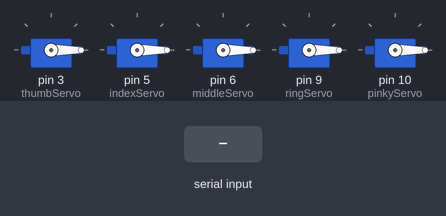
A sketch run on a simulated Arduino Uno, built with avr-gcc and run on an emulated ATmega328P. Shown: 5 × servo. Inputs (shaded band) come from the test bench.

Above: at 1.2 s.
1.3 s: "90,45\n" received over Serial
At 2.5 s:
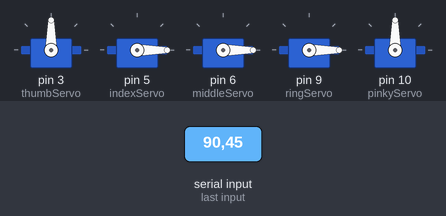
2.8 s: "5\n" received over Serial
At 3.7 s:
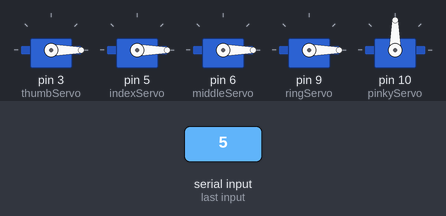
4.3 s: "30,150\n" received over Serial
At 5.0 s:
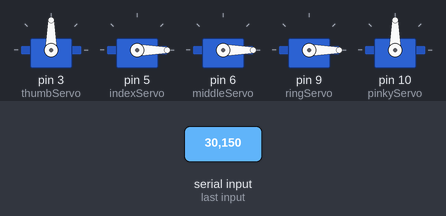
5.8 s: "90\n" received over Serial
At 7.2 s:
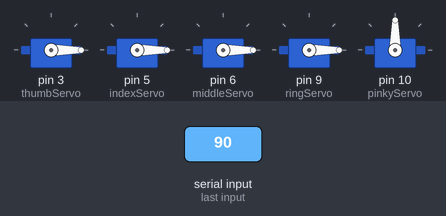
Timing chart, 0 to 8.3 s (numbered marks = the images above; inputs shaded):
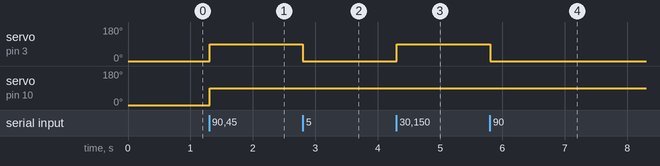

The sketch:

IDE_servo_final.ino
```cpp
#include <Servo.h>

Servo thumbServo;
Servo indexServo;
Servo middleServo;
Servo ringServo;
Servo pinkyServo;

void setup() {
  Serial.begin(9600);
  thumbServo.attach(3);
  indexServo.attach(5);
  middleServo.attach(6);
  ringServo.attach(9);
  pinkyServo.attach(10);
  thumbServo.write(0);
  indexServo.write(0);
  middleServo.write(0);
  ringServo.write(0);
  pinkyServo.write(0);
}
void loop() {
  if (Serial.available()) {
    String data = Serial.readStringUntil('\n');
    int vals[5];
    int start = 0;
    for(int i=0; i<5; i++){
      int commaIndex = data.indexOf(',', start);
      if(commaIndex == -1 && i < 4){
        vals[i] = 0;
      } else {
        vals[i] = data.substring(start, commaIndex).toInt();
        start = commaIndex + 1;
      }
    }
    thumbServo.write(vals[0] ? 90 : 0);
    indexServo.write(vals[1] ? 90 : 0);
    middleServo.write(vals[2] ? 90 : 0);
    ringServo.write(vals[3] ? 90 : 0);
    pinkyServo.write(vals[4] ? 90 : 0);
  }
}
```

Measured:
- after the input at 1.3 s, servo on pin 3 (thumbServo), servo on pin 10 (pinkyServo): 0° → 90° at once
- after the input at 2.8 s, servo on pin 3 (thumbServo): 90° → 0° at once
- after the input at 4.3 s, servo on pin 3 (thumbServo): 0° → 90° at once
- after the input at 5.8 s, servo on pin 3 (thumbServo): 90° → 0° at once
